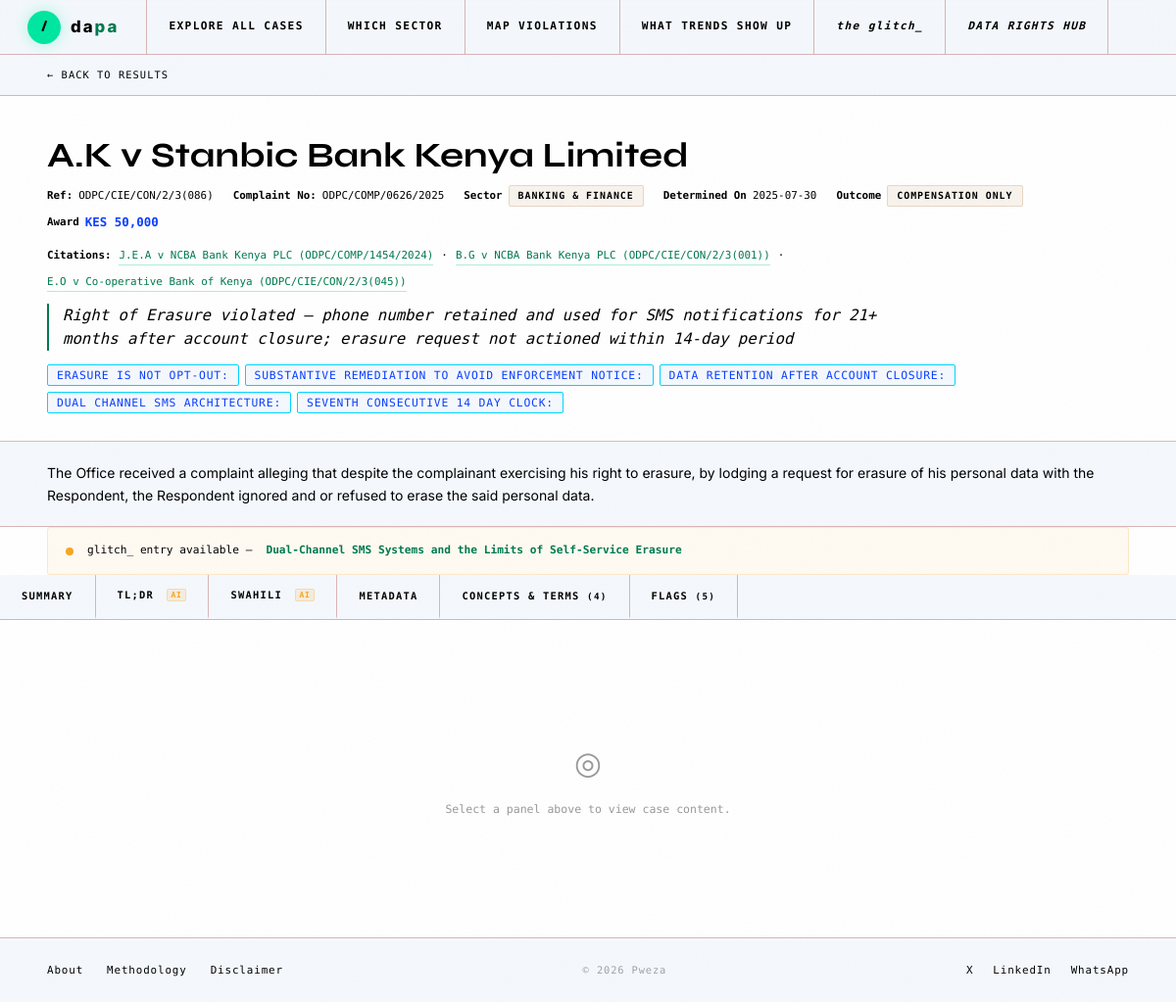
The app's page /case/5, older data.
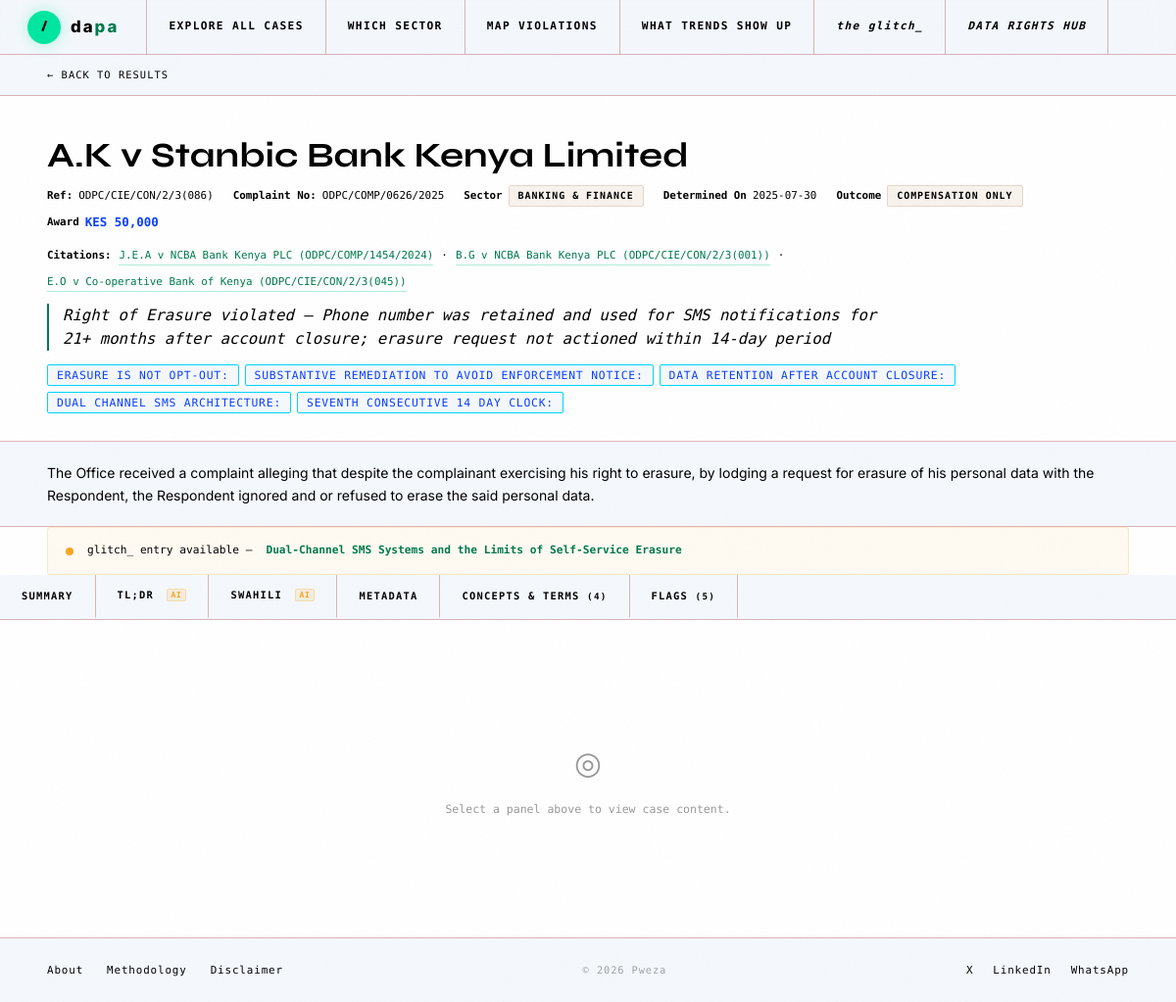
The same page, newer data.
### tables this page shows
CREATE TABLE determinations (

    id                      INTEGER PRIMARY KEY AUTOINCREMENT,

    -- ── Identity ─────────────────────────────────────────────────────────
    -- MANDATORY
    case_reference          TEXT UNIQUE NOT NULL,
        -- Primary reference. Use serial ref (ODPC/CIE/CON/...) for
        -- consolidated cases. Use CIE/CON... for single complaints.
    complaint_number             TEXT,
        -- The ODPC/COMP serial number if distinct from case_reference
    consolidated_complaints       TEXT,
        -- Comma-separated original complaint numbers for consolidated cases
        -- e.g. "ODPC/COMP/0063/2025, ODPC/COMP/0064/2025"
    ingestion_status        TEXT DEFAULT 'complete',
        -- 'complete' | 'incomplete' | 'placeholder'
        -- Use 'incomplete' where source doc was unavailable at import time

    -- ── Parties ──────────────────────────────────────────────────────────
    complainant             TEXT,            -- Full name(s) or initials									
    complainant_initials    TEXT,            -- main complainant e.g. "AKO", "C.M.P"
    complainant_2	    TEXT,	     -- Full names of alternative complainants or initials
    respondent              TEXT NOT NULL,   -- MANDATORY — primary respondent
    respondent_initials     TEXT,   	     -- main respondent initials if individual
    respondent_2            TEXT,            -- Second respondent name if present
    respondent_2_initials   TEXT,   	     -- Second respondent initials if individual
    respondent_3            TEXT,            -- Third respondent name if present
    breach_actor_role       TEXT,    	     -- role of the breach actor in the company
    breach_medium     	    TEXT,	     -- tech substrate that propagated breach				
    respondent_type         TEXT,
        -- 'private_company' | 'public_body' | 'individual' | 'ngo'
    sector                  TEXT,            -- controlled vocabulary (see SECTORS in app.py)

    -- ── Dates ────────────────────────────────────────────────────────────
    -- MANDATORY
    determination_date      TEXT NOT NULL,   -- ISO 8601: YYYY-MM-DD

    complaint_date          TEXT,            -- Date ODPC received the complaint
    breach_date             TEXT,            -- Cause of action date (COA)
    coa_type                TEXT,
        -- 'confirmed' | 'approximate' | 'inferred'
        -- Confidence level of the breach_date value

    -- ── Outcome ──────────────────────────────────────────────────────────
    quantum                 REAL DEFAULT 0,  -- Compensation awarded (KES)
    quantum_requested       REAL DEFAULT 0,  -- What the complainant asked for
    outcome_type            TEXT,
        -- 'compensation' | 'enforcement_notice' | 'dismissed' |
        -- 'resolved' | 'compensation_and_en' | 'prosecution_recommended'
    conditional_notice      INTEGER DEFAULT 0,   -- BOOLEAN: 1 = CN issued		
    enforcement_notice      INTEGER DEFAULT 0,   -- BOOLEAN: 1 = EN issued
    enforcement_notice_r2   INTEGER DEFAULT 0,   -- BOOLEAN: EN against R2
    enforcement_notice_content TEXT,             -- What the EN requires, if stated
    penalty_notice	    INTEGER DEFAULT 0,   -- BOOLEAN 1 = PN issued
    prosecution_recommended INTEGER DEFAULT 0,   -- BOOLEAN: s61 prosecution rec.
    parallel_proceedings    INTEGER DEFAULT 0,   -- BOOLEAN: court/DCI etc. active
    incident		    TEXT,		 -- Unauthorised data processing etc	

    -- ── Process intelligence ─────────────────────────────────────────────
    data_status_at_det      TEXT,
        -- 'taken_down_before_filing' | 'taken_down_during_process' |
        -- 'still_live_at_determination' | 'rectified_during_process' |
        -- 'data_used_in_proceedings' | 'na'
    remediation_timing      TEXT,
        -- 'pre_complaint' | 'during_process_post_notification' |
        -- 'claimed_unverified' | 'none_pre_determination' | 'na'
    investigation_method    TEXT,
        -- 'papers_only' | 'site_visit' | 'technical_audit' |
        -- 'third_party_summons' | 'papers_only+third_party_summons'
    complainant_represented TEXT,
        -- 'yes' | 'no' | 'probable' | 'unlikely'
    defence_category        TEXT,            -- Free text — key defence types used
    personal_liability      TEXT,
        -- 'no' | 'yes' | 'recommended' | 'prosecution_recommended'

    -- ── Flags ────────────────────────────────────────────────────────────
    dsr_laziness_flag       INTEGER DEFAULT 0,
        -- BOOLEAN: 1 = respondent failed to action DSR prior to ODPC
    first_port_of_call      INTEGER DEFAULT 0,
        -- BOOLEAN: 1 = complainant went to ODPC without first contacting respondent
    reg21_contract_vintage  TEXT,
        -- 'pre_dpa' | 'post_dpa' — for third-party data sharing agreements

    -- ── Narrative intelligence ───────────────────────────────────────────
    introduction	    TEXT,	     -- Introductory sentence summarizes case		
    merits                  TEXT,            -- Prose summary of the case
    technical_summary       TEXT,            -- Legal-technical analysis
    important_flags         TEXT,            -- Free text for IMPORTANT_FLAG entries
        -- Pipe-separated: "UNVERIFIED_DISCIPLINARY_CLAIM|PRE_DPA_CONTRACT"

    -- ── Metadata ─────────────────────────────────────────────────────────
    updated_at              TEXT DEFAULT (datetime('now')),
    created_at              TEXT DEFAULT (datetime('now'))
);

CREATE TABLE cross_citations (
    id                  INTEGER PRIMARY KEY AUTOINCREMENT,
    citing_case_id      INTEGER NOT NULL
                            REFERENCES determinations(id) ON DELETE CASCADE,
    cited_case_id       INTEGER REFERENCES determinations(id) ON DELETE SET NULL,
    cited_reference     TEXT NOT NULL,
        -- e.g. "WM Morrison Supermarkets PLC v Various Claimants [2020] UKSC 12"
        -- or "ODPC/CONF/1/7/4 VOL 1(60)"
    cited_type          TEXT,
        -- 'odpc_prior' | 'kenyan_court' | 'foreign_jurisdiction' | 'legislation'
    jurisdiction        TEXT,               -- e.g. "Kenya", "UK", "EU"
    citation_context    TEXT,               -- why it was cited, what it established
    created_at          TEXT DEFAULT (datetime('now'))
);

CREATE TABLE violations (
    id                  INTEGER PRIMARY KEY AUTOINCREMENT,
    determination_id    INTEGER NOT NULL
                            REFERENCES determinations(id) ON DELETE CASCADE,
    section_id      	INTEGER
                            REFERENCES sections(id) ON DELETE SET NULL,
    violation_type      TEXT,               -- human-readable description
    severity            REAL DEFAULT 0,     -- 0–5 scale
    recurring_pattern   INTEGER DEFAULT 0,  -- BOOLEAN: 1 = seen across cases
    section_number_raw	TEXT,  -- denormalised from source, used as fallback display
    created_at          TEXT DEFAULT (datetime('now'))
);

CREATE TABLE glitch (
    id                  INTEGER PRIMARY KEY AUTOINCREMENT,
    determination_id    INTEGER
                            REFERENCES determinations(id) ON DELETE SET NULL,
    case_title          TEXT NOT NULL,
    incident_type       TEXT,           -- controlled vocabulary
    system_layer        TEXT,           -- controlled vocabulary
    technical_failure   TEXT,           -- band 1: what failed technically
    regulatory_signal   TEXT,           -- band 2: what the ODPC is signalling
    macro_pattern       TEXT,           -- band 3: cross-case systemic insight
    published_date      TEXT,           -- ISO 8601 — mirrors determination_date
    created_at          TEXT DEFAULT (datetime('now'))
);

### app.py (the view)
@app.route("/case/<int:case_id>")
def case_detail(case_id):
    db   = get_db()
    case = db.execute(
        "SELECT * FROM determinations WHERE id = ?", (case_id,)
    ).fetchone()
    recidivism_row = db.execute(
    """
    	SELECT COUNT(*) FROM determinations
    	WHERE respondent = ?
      	  AND (determination_date < ?
               OR (determination_date = ? AND id <= ?))
    """,
    	(case["respondent"], case["determination_date"], case["determination_date"], case_id),
    ).fetchone()
    respondent_case_count = recidivism_row[0] if recidivism_row else 1
    if not case:
        return render_template("404.html"), 404
    violations = db.execute(
        """
        SELECT v.*, s.section_number, s.title AS section_title
        FROM violations v
        LEFT JOIN sections s ON s.id = v.section_id
        WHERE v.determination_id = ?
        ORDER BY v.severity DESC
        """,
        (case_id,),
    ).fetchall()
    srp = db.execute(
        """
        SELECT sp.*, s.section_number, s.title AS section_title
        FROM section_reg_pairs sp
        LEFT JOIN sections s ON s.id = sp.section_id
        WHERE sp.determination_id = ?
        """,
        (case_id,),
    ).fetchall()
    terms = db.execute(
        "SELECT * FROM technical_terms WHERE determination_id = ? ORDER BY term",
        (case_id,),
    ).fetchall()
    citations = db.execute(
        "SELECT * FROM cross_citations WHERE citing_case_id = ? ORDER BY cited_type",
        (case_id,),
    ).fetchall()
    glitch_entry = db.execute(
        "SELECT id, case_title, incident_type, system_layer FROM glitch WHERE determination_id = ?",
        (case_id,),
    ).fetchone()
    return render_template(
        "caseDetail.html",
        active_nav="",
        case=case,
        violations=violations,
        srp=srp,
        terms=terms,
        citations=citations,
        glitch_entry=glitch_entry,
        respondent_case_count=respondent_case_count,
    )

### templates/caseDetail.html (shortened to what this page needs)
{% extends "base.html" %}
{% block content %}
{% set title = (case.complainant_initials or case.complainant or '?') + ' v ' + case.respondent %}
{% if case.complainant_2 %}
  {% set title = (case.complainant_initials or case.complainant) + ' and ' + (case.complainant_2_initials or case.complainant_2) + ' v ' + case.respondent %}
{% elif case.respondent_2 %}
  {% set title = (case.complainant_initials or case.complainant or '?') + ' v ' + case.respondent + ' and ' + (case.respondent_2 or case.respondent_2_initials) %}
{% elif case.respondent_2 and case.respondent_3 %}
  {% set title = (case.complainant_initials or case.complainant or '?') + ' v ' + case.respondent + ' , ' + case.respondent_2 + ' and ' + case.respondent_3 %}
{% elif case.complainant_2 and case.respondent_2 %}
  {% set title = (case.complainant_initials or case.complainant) + ' and ' + (case.complainant_2_initials or case.complainant_2) + ' v ' + case.respondent + ' & ' + case.respondent_2 %}
{% endif %}
{% set sector_colours = {
  'Banking & Finance':        ('tag-earth', '#C49A6C'),
  'Digital Lending':          ('tag-earth', '#C49A6C'),
  'Insurance':                ('tag-earth', '#C49A6C'),
  'Healthcare':               ('tag-earth', '#C49A6C'),
  'Telecommunications':       ('tag-earth', '#C49A6C'),
  'Employment & HR':          ('tag-earth', '#C49A6C'),
  'Government & Public Sector':('tag-earth', '#C49A6C'),
  'Media & Marketing':        ('tag-earth', '#C49A6C'),
  'Betting & Gaming':         ('tag-earth', '#C49A6C'),
  'Other':                    ('tag-earth', '#C49A6C'),
} %}
{% set sector_tag = sector_colours.get(case.sector, ('tag-earth', '#C49A6C')) %}
{% set raw_flags = [] %}
{% if violations %}
  {% set theme_text = violations[0].violation_type or violations[0].section_title or '' %}
{% else %}
  {% set theme_text = '' %}
{% endif %}
{% if case.introduction %}
  {% set intro = case.introduction[:300].rsplit(' ', 1)[0] + '…' if case.introduction|length > 300 else case.introduction %}
{% else %}
  {% set intro = '' %}
{% endif %}
<a href="javascript:history.back()" class="back-nav">← Back to results</a>
<div class="case-header">
<h1 style="font-family:var(--font-display); font-size:2.22rem; class="case-title">{{ title }}</h1>
  <div class="case-quickfacts">
    <span class="qf-item">
      <span class="qf-label"><strong>Ref:</strong></span>
      {{ case.case_reference or '—' }}
    </span>
    {% if case.complaint_number %}
    <span class="qf-item">
      <span class="qf-label"><strong>Complaint No:</strong></span>
      {{ case.complaint_number }}
    </span>
    {% endif %}
    {% if case.sector %}
    <span class="qf-item">
      <span class="qf-label"><strong>Sector</strong></span>
      <span class="tag {{ sector_tag[0] }}">{{ case.sector }}</span>
    </span>
    {% endif %}
    {% if case.determination_date %}
    <span class="qf-item">
      <span class="qf-label"><strong>Determined On</strong></span>
      {{ case.determination_date[:10] }}
    </span>
    {% endif %}
    {% if case.outcome_type %}
    <span class="qf-item">
      <span class="qf-label"><strong>Outcome</strong></span>
      <span class="tag {% if 'enforcement' in case.outcome_type %}tag-earth{% elif case.outcome_type == 'dismissed' %}tag-earth{% else %}tag-earth{% endif %}">
        {{ case.outcome_type.replace('_', ' ') }}
      </span>
    </span>
    {% endif %}
    {% if case.quantum and case.quantum > 0 %}
    <span class="qf-item">
      <span class="qf-label"><strong>Award</strong></span>
      <span class="qf-quantum">KES {{ '{:,.0f}'.format(case.quantum) }}</span>
    </span>
    {% endif %}
  </div>
  {% if citations %}
  <div class="case-citations">
    <strong>Citations:</strong>
    {% for c in citations %}
      <span class="citation-link" title="{{ c.citation_context or '' }}">{{ c.cited_reference }}</span>{% if not loop.last %} · {% endif %}
    {% endfor %}
  </div>
  {% endif %}
  {% if theme_text %}
  <div class="case-theme">{{ theme_text }}</div>
  {% endif %}
  {% if raw_flags %}
  <div class="case-flags">
    {% for flag in raw_flags %}
    <button class="flag-chip" onclick="activatePanel('flags')" title="View full flag analysis">
      {{ flag.replace('_', ' ').lower() }}
    </button>
    {% endfor %}
  </div>
  {% endif %}
</div>
{% if intro %}
<div class="case-intro">
  <p>{{ intro }}</p>
</div>
{% endif %}
{% if glitch_entry %}
<div class="glitch-link-banner">
  <div class="glitch-dot"></div>
  <span>glitch_ entry available —</span>
  <a href="/glitch/{{ glitch_entry.id }}">{{ glitch_entry.case_title }}</a>
</div>
{% endif %}
<div class="panel-strip" role="tablist" aria-label="Case content panels">
  <button class="panel-btn" role="tab" onclick="activatePanel('summary')"   id="btn-summary"   aria-selected="false">Summary</button>
  <button class="panel-btn ai-btn" role="tab" onclick="activatePanel('simple')" id="btn-simple" aria-selected="false">
    TL;DR <span class="ai-badge">AI</span>
  </button>
  <button class="panel-btn ai-btn" role="tab" onclick="activatePanel('swahili')" id="btn-swahili" aria-selected="false">
    Swahili <span class="ai-badge">AI</span>
  </button>
  <button class="panel-btn" role="tab" onclick="activatePanel('metadata')"  id="btn-metadata"  aria-selected="false">Metadata</button>
  <button class="panel-btn" role="tab" onclick="activatePanel('terms')"     id="btn-terms"     aria-selected="false">
    Concepts & Terms{% if terms %} <span style="color:var(--earth-warm);font-size:0.58rem;">({{ terms|length }})</span>{% endif %}
  </button>
<button class="panel-btn" role="tab" onclick="activatePanel('flags')"     id="btn-flags"     aria-selected="false">
    Flags{% if raw_flags %} <span style="color:var(--earth-warm);font-size:0.58rem;">({{ raw_flags|length }})</span>{% endif %}
  </button>
</div>
<div id="panelContent" class="panel-content">
  <div class="panel-idle">
    <div class="glyph">◎</div>
    <p>Select a panel above to view case content.</p>
  </div>
</div>
{% endblock %}

Row changes from the older to the newer data that the page shows:
changed violations: violation_type "…of Erasure violated — phone number retained and used for…" → "…of Erasure violated — Phone number was retained and used for…"
